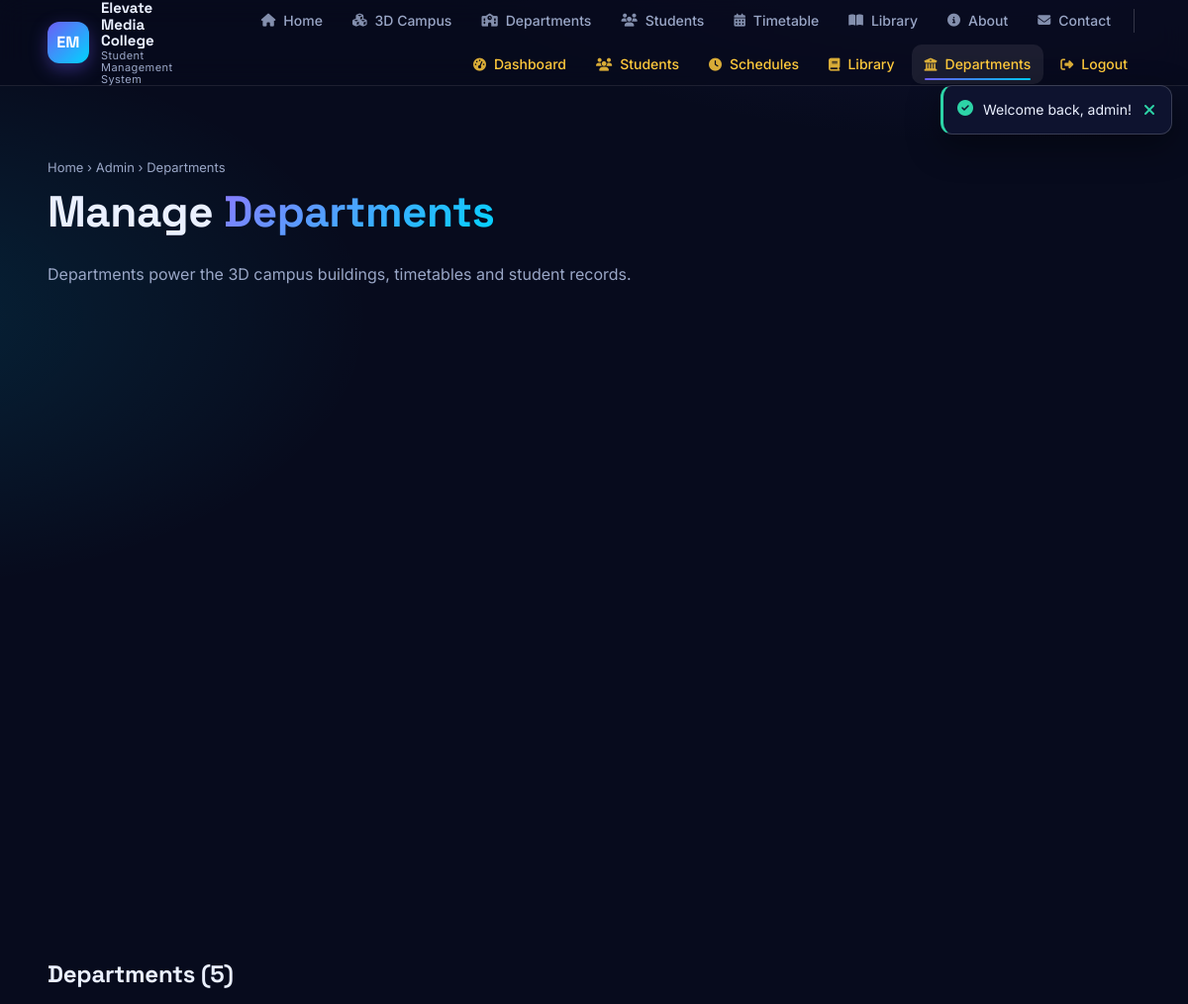
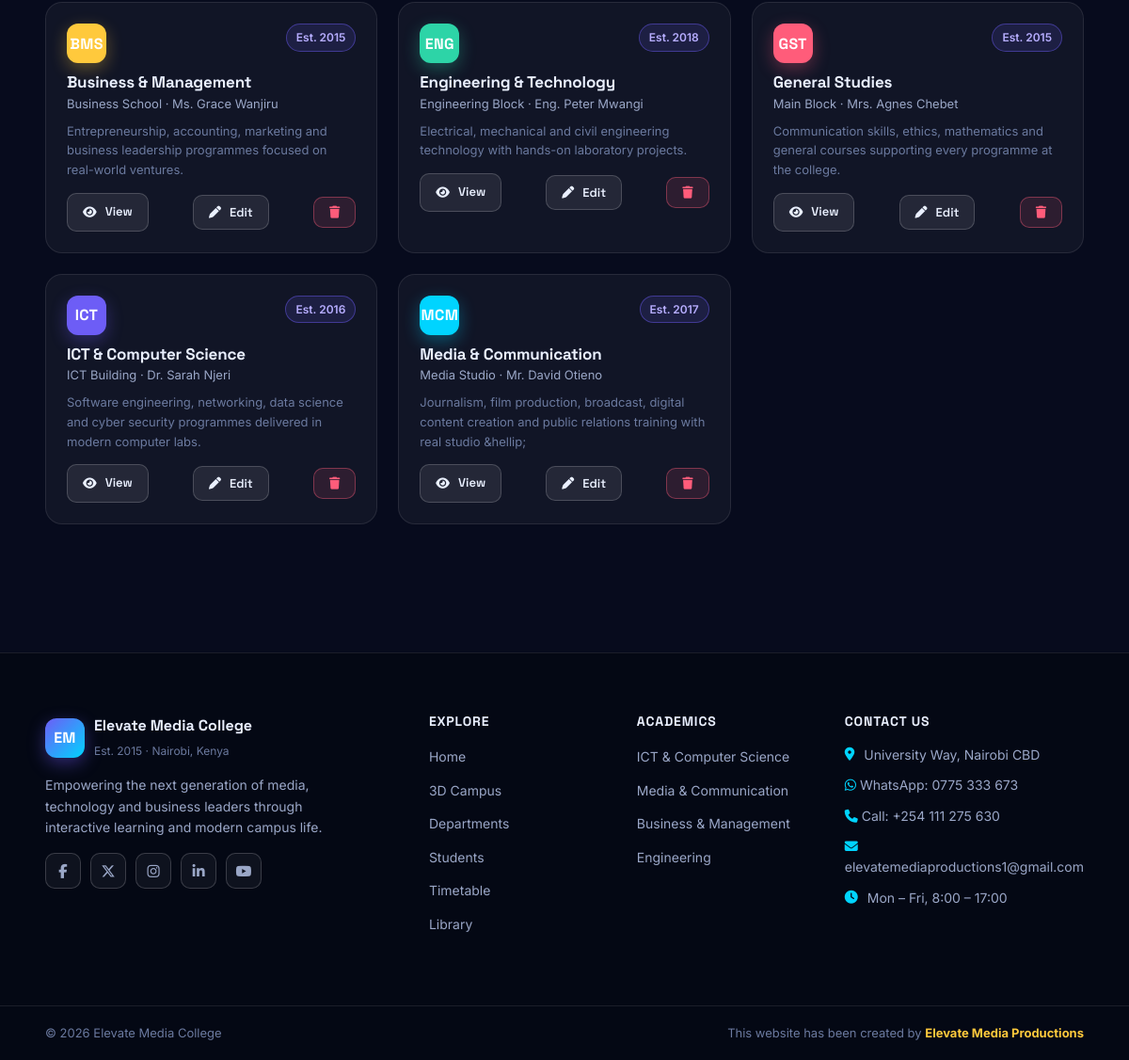
The page /admin/departments.php (signed in) on the database its author committed (2 pictures, top to bottom).
### tables this page shows
CREATE TABLE IF NOT EXISTS departments (
    id INT AUTO_INCREMENT PRIMARY KEY,
    name VARCHAR(120) NOT NULL,
    code VARCHAR(20) NOT NULL UNIQUE,
    building VARCHAR(120) NOT NULL,
    color VARCHAR(20) NOT NULL DEFAULT '#6d5df6',
    head VARCHAR(120) NOT NULL,
    established YEAR NOT NULL,
    description TEXT
);

### includes/functions.php (called while the page is built, shortened)
<?php
if (!function_exists('e')) {
    function e(?string $value): string
    {
        return htmlspecialchars((string) $value, ENT_QUOTES, 'UTF-8');
    }
}

### admin/departments.php (the view, shortened to what this page needs)
<?php
require_once __DIR__ . '/../includes/config.php';
$departments = $pdo->query('SELECT * FROM departments ORDER BY name')->fetchAll();
include __DIR__ . '/../includes/header.php';
?>
<section class="page-head">
    <div class="container">
        <p class="crumb"><a href="<?= $base_url ?>home.php">Home</a> &rsaquo; Admin &rsaquo; Departments</p>
        <h1>Manage <span class="grad-text">Departments</span></h1>
        <p class="text-dim" style="margin:0">Departments power the 3D campus buildings, timetables and student records.</p>
    </div>
</section>
<section class="section-sm">
    <div class="container">
        <h2 style="margin-bottom:18px">Departments (<?= count($departments) ?>)</h2>
        <div class="card-grid">
            <?php if ($departments): foreach ($departments as $d): ?>
                <div class="card" style="padding:22px">
                    <div class="flex-between" style="align-items:flex-start; margin-bottom:10px">
                        <span class="logo-mark" style="background:<?= e($d['color']) ?>; box-shadow:0 6px 18px <?= e($d['color']) ?>55"><?= e($d['code']) ?></span>
                        <span class="badge violet">Est. <?= (int) $d['established'] ?></span>
                    </div>
                    <h3 style="font-size:17px; margin:0 0 2px"><?= e($d['name']) ?></h3>
                    <p class="text-dim" style="font-size:13px; margin:0 0 8px"><?= e($d['building']) ?> &middot; <?= e($d['head']) ?></p>
                    <p style="font-size:13px; color:var(--text-mute); margin:0 0 14px"><?= e(mb_strimwidth($d['description'], 0, 120, '&hellip;')) ?></p>
                    <div class="flex-between" style="gap:8px">
                        <a class="btn btn-ghost btn-sm" href="../department.php?code=<?= e($d['code']) ?>"><i class="fa-solid fa-eye"></i> View</a>
                        <button class="btn btn-ghost btn-sm" onclick='editDept(<?= e(json_encode([
                            'id' => (int) $d['id'], 'name' => $d['name'], 'code' => $d['code'], 'building' => $d['building'],
                            'color' => $d['color'], 'head' => $d['head'], 'established' => (int) $d['established'],
                            'description' => $d['description'],
                        ], JSON_HEX_APOS | JSON_HEX_QUOT)) ?>)'><i class="fa-solid fa-pen"></i> Edit</button>
                        <form method="post" action="departments.php" style="margin:0">
                            <button class="btn btn-danger btn-sm" data-confirm="Delete this department? Its students move to General Studies." type="submit"><i class="fa-solid fa-trash"></i></button>
                        </form>
                    </div>
                </div>
            <?php endforeach; else: ?>
                <p class="text-dim">No departments yet. Add one above.</p>
            <?php endif; ?>
        </div>
    </div>
</section>
<?php include __DIR__ . '/../includes/footer.php';

### assets/css/styles.css (style rules this page uses)
:root { --bg: #070b1d; --bg-2: #0c1230; --bg-3: #111a3f; --surface: rgba(255, 255, 255, .045); --surface-2: rgba(255, 255, 255, .08); --surface-3: rgba(255, 255, 255, .12); --border: rgba(255, 255, 255, .09); --border-2: rgba(255, 255, 255, .18); --text: #eaf0ff; --text-dim: #9aa7c7; --text-mute: #6b7a9f; --violet: #6d5df6; --cyan: #00d4ff; --gold: #ffc93c; --green: #2dd4a7; --red: #ff5c7a; --amber: #ffb454; --grad: linear-gradient(135deg, var(--violet) 0%, var(--cyan) 100%); --grad-2: linear-gradient(135deg, #8b7bff 0%, #00d4ff 100%); --gold-grad: linear-gradient(135deg, #ffd166, #ff9f1c); --font-head: 'Space Grotesk', sans-serif; --font-body: 'Inter', sans-serif; --radius: 16px; --radius-sm: 10px; --radius-lg: 22px; --shadow-sm: 0 2px 10px rgba(0, 0, 0, .35); --shadow: 0 12px 34px rgba(0, 0, 0, .4); --shadow-lg: 0 28px 70px rgba(0, 0, 0, .5); --glow: 0 0 0 1px rgba(109, 93, 246, .35), 0 8px 40px rgba(109, 93, 246, .28); --header-h: 72px; --radius-card: 18px; }
*, *::before, *::after { box-sizing: border-box; }
html { scroll-behavior: smooth; }
body { margin: 0; font-family: var(--font-body); font-size: 16px; line-height: 1.6; color: var(--text); background: radial-gradient(1200px 600px at 85% -10%, rgba(109, 93, 246, .18), transparent 60%), radial-gradient(900px 500px at -10% 15%, rgba(0, 212, 255, .12), transparent 55%), var(--bg); background-attachment: fixed; -webkit-font-smoothing: antialiased; min-height: 100vh; display: flex; flex-direction: column; }
a { color: var(--cyan); text-decoration: none; transition: color .18s ease; }
h1, h2, h3, h4, h5 { font-family: var(--font-head); line-height: 1.2; margin: 0 0 .55em; letter-spacing: -.01em; }
p { margin: 0 0 1em; }
.container { width: min(1200px, 92%); margin-inline: auto; }
.section-sm { padding: clamp(32px, 5vw, 56px) 0; }
.grad-text { background: var(--grad-2); -webkit-background-clip: text; background-clip: text; -webkit-text-fill-color: transparent; color: transparent; }
.btn { display: inline-flex; align-items: center; justify-content: center; gap: 9px; font-family: var(--font-head); font-weight: 600; font-size: 15px; padding: 13px 24px; border-radius: 12px; cursor: pointer; border: 1px solid transparent; transition: all .2s ease; text-decoration: none; white-space: nowrap; }
.btn-ghost { background: var(--surface-2); border-color: var(--border-2); color: var(--text); }
.btn-danger { background: rgba(255, 92, 122, .12); border-color: rgba(255, 92, 122, .4); color: var(--red); }
.btn-sm { padding: 9px 16px; font-size: 13px; border-radius: 10px; }
.logo-mark { width: 42px; height: 42px; border-radius: 12px; display: grid; place-items: center; background: var(--grad); color: #fff; font-family: var(--font-head); font-weight: 700; font-size: 16px; letter-spacing: .02em; box-shadow: 0 6px 18px rgba(109, 93, 246, .4); flex: none; }
.card-grid { display: grid; gap: 22px; grid-template-columns: repeat(auto-fit, minmax(260px, 1fr)); }
.card { background: var(--surface); border: 1px solid var(--border); border-radius: var(--radius-card); padding: 26px; transition: transform .22s ease, border-color .22s ease, box-shadow .22s ease; position: relative; overflow: hidden; }
.card h3 { font-size: 19px; }
.card p { color: var(--text-dim); font-size: 14px; margin-bottom: 14px; }
.badge { display: inline-flex; align-items: center; gap: 6px; font-size: 12px; font-weight: 600; padding: 4px 10px; border-radius: 999px; background: var(--surface-2); border: 1px solid var(--border-2); color: var(--text-dim); }
.badge.violet { color: #b7aeff; border-color: rgba(109, 93, 246, .45); background: rgba(109, 93, 246, .14); }
.page-head { padding: clamp(40px, 6vw, 72px) 0 clamp(20px, 3vw, 36px); }
.page-head h1 { font-size: clamp(28px, 4.5vw, 44px); }
.page-head .crumb { font-size: 13px; color: var(--text-dim); margin-bottom: 8px; }
.page-head .crumb a { color: var(--text-dim); }
.text-dim { color: var(--text-dim); }
.flex-between { display: flex; justify-content: space-between; align-items: center; gap: 12px; flex-wrap: wrap; }

### rows shown on the page
departments: code "BMS", established "2015", name "Business & Management", building "Business School", head "Ms. Grace Wanjiru", description "Entrepreneurship, accounting, marketing and business leadership programmes focused on real-world ventures."
departments: code "ENG", established "2018", name "Engineering & Technology", building "Engineering Block", head "Eng. Peter Mwangi", description "Electrical, mechanical and civil engineering technology with hands-on laboratory projects."
departments: code "GST", established "2015", name "General Studies", building "Main Block", head "Mrs. Agnes Chebet", description "Communication skills, ethics, mathematics and general courses supporting every programme at the college."
departments: code "ICT", established "2016", name "ICT & Computer Science", building "ICT Building", head "Dr. Sarah Njeri", description "Software engineering, networking, data science and cyber security programmes delivered in modern computer labs."
departments: code "MCM", established "2017", name "Media & Communication", building "Media Studio", head "Mr. David Otieno", description "Journalism, film production, broadcast, digital content creation and public relations training with real studio &hellip;"

### other values the page prints
APP_TAGLINE "Student Management System"
$item[1] "Home"
$item[1] "3D Campus"
$item[1] "Departments"
$item[1] "Students"
$item[1] "Timetable"
$item[1] "Library"
$item[1] "About"
$item[1] "Contact"
$item[1] "Dashboard"
$item[1] "Schedules"
$f['message'] "Welcome back, admin!"
count($departments) "5"
APP_NAME "Elevate Media College"
